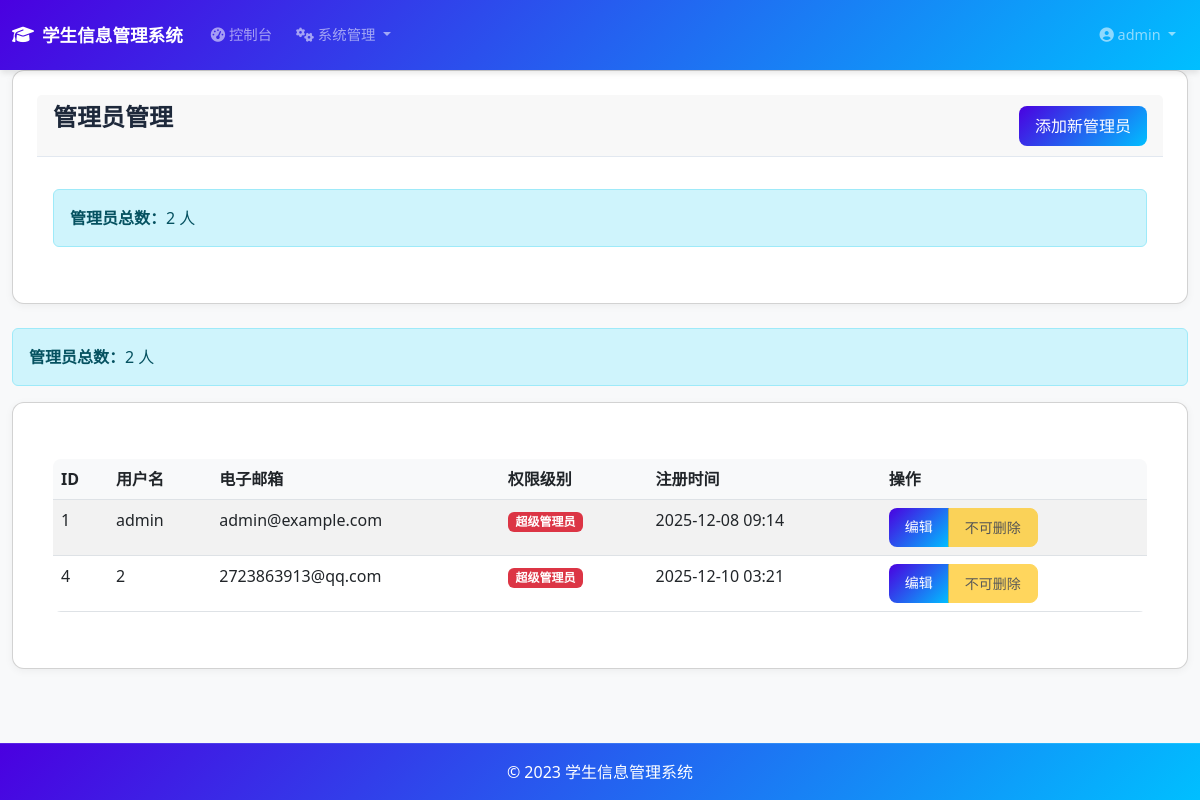
The app's page /admin/users (signed in) with its own data.
### models.py (models this page shows, shortened)
class User(UserMixin, db.Model):
    id = db.Column(db.Integer, primary_key=True)
    username = db.Column(db.String(80), unique=True, nullable=False)
    email = db.Column(db.String(120), unique=True, nullable=False)
    password_hash = db.Column(db.String(128))
    is_admin = db.Column(db.Boolean, default=False)
    created_at = db.Column(db.DateTime, default=datetime.utcnow)
    student_info = db.relationship('Student', backref='user', uselist=False)

### app.py (the view)
@app.route('/admin/users')
@login_required
def list_users():
    if not current_user.is_admin:
        abort(403)
    users = User.query.filter(User.is_admin == True).all()
    admin_count = User.query.filter(User.is_admin == True).count()
    return render_template('users/list.html', users=users, user_count=admin_count)

### app.py (called while the page is built)
@login_manager.user_loader
def load_user(user_id):
    if user_id is not None:
        return User.query.get(int(user_id))
    return None

### templates/users/list.html (shortened to what this page needs)
{% extends "base.html" %}
{% block content %}
<div class="card mb-4">
    <div class="card-header d-flex justify-content-between align-items-center">
        <h1>管理员管理</h1>
        <div>
            <a href="{{ url_for('create_admin') }}" class="btn btn-primary">添加新管理员</a>
        </div>
    </div>
    <div class="card-body">
        <div class="alert alert-info">
            <strong>管理员总数：</strong>{{ user_count }} 人
        </div>
    </div>
</div>
<div class="alert alert-info">
    <strong>管理员总数：</strong>{{ user_count }} 人
</div>
<div class="card">
    <div class="card-body">
        <div class="table-responsive">
            <table class="table table-striped table-hover">
                <thead>
                    <tr>
                        <th>ID</th>
                        <th>用户名</th>
                        <th>电子邮箱</th>
                        <th>权限级别</th>
                        <th>注册时间</th>
                        <th>操作</th>
                    </tr>
                </thead>
                <tbody>
                    {% for user in users %}
                    <tr>
                        <td>{{ user.id }}</td>
                        <td>{{ user.username }}</td>
                        <td>{{ user.email }}</td>
                        <td>
                            <span class="badge bg-danger">超级管理员</span>
                        </td>
                        <td>{{ user.created_at.strftime('%Y-%m-%d %H:%M') if user.created_at else '未知' }}</td>
                        <td>
                            <div class="btn-group" role="group">
                                <a href="#" class="btn btn-primary btn-sm">编辑</a>
                                <button type="button" class="btn btn-warning btn-sm" disabled>不可删除</button>
                            </div>
                        </td>
                    </tr>
                    {% endfor %}
                </tbody>
            </table>
        </div>
    </div>
</div>
{% endblock %}

### templates/base.html (shortened to what this page needs)
<!DOCTYPE html>
<html lang="zh-CN">
<head>
    <link href="https://cdn.jsdelivr.net/npm/bootstrap@5.3.0/dist/css/bootstrap.min.css" rel="stylesheet">
    <link rel="stylesheet" href="https://cdnjs.cloudflare.com/ajax/libs/font-awesome/6.4.0/css/all.min.css">
    <link rel="stylesheet" href="{{ url_for('static', filename='css/schedule.css') }}">
</head>
<body>
    <nav class="navbar navbar-expand-lg navbar-dark fixed-top">
        <div class="container-fluid">
            <a class="navbar-brand" href="{{ url_for('index') }}">
                <i class="fas fa-graduation-cap"></i> 学生信息管理系统
            </a>
            <div class="collapse navbar-collapse" id="navbarNav">
                <ul class="navbar-nav me-auto">
                    {% if current_user.is_authenticated %}
                        <li class="nav-item">
                            <a class="nav-link" href="{{ url_for('admin_dashboard') if current_user.is_admin else url_for('dashboard') }}">
                                <i class="fas fa-tachometer-alt"></i> 控制台
                            </a>
                        </li>
                        {% if current_user.is_admin %}
                        <li class="nav-item dropdown">
                            <a class="nav-link dropdown-toggle" href="#" id="adminDropdown" role="button" data-bs-toggle="dropdown" aria-expanded="false">
                                <i class="fas fa-cogs"></i> 系统管理
                            </a>
                        </li>
                        {% endif %}
                    {% endif %}
                </ul>
                <ul class="navbar-nav">
                    {% if current_user.is_authenticated %}
                        <li class="nav-item dropdown">
                            <a class="nav-link dropdown-toggle" href="#" id="userDropdown" role="button" data-bs-toggle="dropdown" aria-expanded="false">
                                <i class="fas fa-user-circle"></i> {{ current_user.username }}
                            </a>
                        </li>
                    {% endif %}
                </ul>
            </div>
        </div>
    </nav>
    <div class="container-fluid" style="padding-top: 70px;">
        {% block content %}{% endblock %}
    </div>
    <footer class="footer mt-auto py-3">
        <div class="container text-center">
            <span>© 2023 学生信息管理系统</span>
        </div>
    </footer>
</body>
</html>

### templates/base.html (style rules this page uses)
body { font-family: 'Segoe UI', sans-serif; background-color: #f8f9fa; margin: 0; padding: 0; }
.navbar { box-shadow: 0 4px 6px -1px rgba(0, 0, 0, 0.1); padding: 1rem 0; background: linear-gradient(135deg, #4a00e0, #00bfff) !important; margin-bottom: 10px; position: fixed; top: 0; width: 100%; z-index: 1030; }
.navbar-brand { font-weight: 700; font-size: 1.1rem; display: flex; align-items: center; gap: 0.5rem; }
.navbar-nav .nav-link { font-weight: 500; font-size: 0.9rem; transition: all 0.3s ease; border-radius: 0.5rem; margin: 0 0.25rem; }
.card { background: white; border-radius: 12px; padding: 1.5rem; box-shadow: 0 2px 8px rgba(0,0,0,0.05); margin-bottom: 1rem; }
.card-header { font-size: 1.5rem; font-weight: 600; margin-bottom: 1rem; padding-bottom: 0.5rem; border-bottom: 1px solid #e2e8f0; color: #1e293b; }
h1, h2, h3, h4, h5, h6 { font-size: 1.5rem; font-weight: 600; color: #1e293b; margin-bottom: 1rem; }
.table-responsive { margin-top: 1rem; }
.table { border-radius: 8px; overflow: hidden; }
.table th { background-color: #f8f9fa; font-weight: 600; }
.btn { border-radius: 8px; padding: 0.5rem 1rem; font-weight: 500; transition: all 0.3s ease; }
.btn-primary { background: linear-gradient(135deg, #4a00e0, #00bfff); border: none; }
.footer { position: fixed; bottom: 0; left: 0; width: 100%; padding: 20px 0; background: linear-gradient(135deg, #4a00e0, #00bfff); color: #ffffff; border-top: 1px solid rgba(255, 255, 255, 0.1); z-index: 10; }

### records on screen
User: username "admin", id "1", email "admin@example.com", created_at "2025-12-08 09:14"
User: id "4", username "2", email "2723863913@qq.com", created_at "2025-12-10 03:21"

### other values on screen
{{ user_count }} "2"
